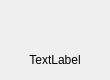
<?xml version="1.0" encoding="UTF-8"?>
<ui version="4.0">
 <class>NavBtn</class>
 <widget class="QWidget" name="NavBtn">
  <property name="geometry">
   <rect>
    <x>0</x>
    <y>0</y>
    <width>110</width>
    <height>80</height>
   </rect>
  </property>
  <property name="minimumSize">
   <size>
    <width>110</width>
    <height>80</height>
   </size>
  </property>
  <property name="maximumSize">
   <size>
    <width>16777215</width>
    <height>80</height>
   </size>
  </property>
  <property name="sizePolicy">
   <sizepolicy hsizetype="Preferred" vsizetype="Fixed">
    <horstretch>0</horstretch>
    <verstretch>0</verstretch>
   </sizepolicy>
  </property>
  <property name="windowTitle">
   <string>Form</string>
  </property>
  <layout class="QVBoxLayout" name="verticalLayout_2">
   <property name="spacing">
    <number>0</number>
   </property>
   <property name="leftMargin">
    <number>0</number>
   </property>
   <property name="topMargin">
    <number>0</number>
   </property>
   <property name="rightMargin">
    <number>0</number>
   </property>
   <property name="bottomMargin">
    <number>0</number>
   </property>
   <item>
    <widget class="QWidget" name="widget" native="true">
     <property name="styleSheet">
      <string notr="true"/>
     </property>
     <layout class="QVBoxLayout" name="verticalLayout">
      <property name="spacing">
       <number>5</number>
      </property>
      <property name="leftMargin">
       <number>0</number>
      </property>
      <property name="topMargin">
       <number>10</number>
      </property>
      <property name="rightMargin">
       <number>0</number>
      </property>
      <property name="bottomMargin">
       <number>10</number>
      </property>
      <item>
       <layout class="QHBoxLayout" name="horizontalLayout">
        <property name="spacing">
         <number>0</number>
        </property>
        <item>
         <spacer name="horizontalSpacer">
          <property name="orientation">
           <enum>Qt::Horizontal</enum>
          </property>
          <property name="sizeHint" stdset="0">
           <size>
            <width>40</width>
            <height>20</height>
           </size>
          </property>
         </spacer>
        </item>
        <item>
         <widget class="QLabel" name="labelPic">
          <property name="minimumSize">
           <size>
            <width>40</width>
            <height>40</height>
           </size>
          </property>
          <property name="maximumSize">
           <size>
            <width>40</width>
            <height>40</height>
           </size>
          </property>
          <property name="sizePolicy">
           <sizepolicy hsizetype="Fixed" vsizetype="Fixed">
            <horstretch>0</horstretch>
            <verstretch>0</verstretch>
           </sizepolicy>
          </property>
          <property name="text">
           <string/>
          </property>
          <property name="scaledContents">
           <bool>true</bool>
          </property>
         </widget>
        </item>
        <item>
         <spacer name="horizontalSpacer_2">
          <property name="orientation">
           <enum>Qt::Horizontal</enum>
          </property>
          <property name="sizeHint" stdset="0">
           <size>
            <width>40</width>
            <height>20</height>
           </size>
          </property>
         </spacer>
        </item>
       </layout>
      </item>
      <item>
       <widget class="QLabel" name="labelName">
        <property name="sizePolicy">
         <sizepolicy hsizetype="Preferred" vsizetype="Fixed">
          <horstretch>0</horstretch>
          <verstretch>0</verstretch>
         </sizepolicy>
        </property>
        <property name="minimumSize">
         <size>
          <width>0</width>
          <height>20</height>
         </size>
        </property>
        <property name="maximumSize">
         <size>
          <width>16777215</width>
          <height>20</height>
         </size>
        </property>
        <property name="text">
         <string>TextLabel</string>
        </property>
        <property name="alignment">
         <set>Qt::AlignCenter</set>
        </property>
       </widget>
      </item>
     </layout>
    </widget>
   </item>
  </layout>
 </widget>
 <resources/>
 <connections/>
</ui>
